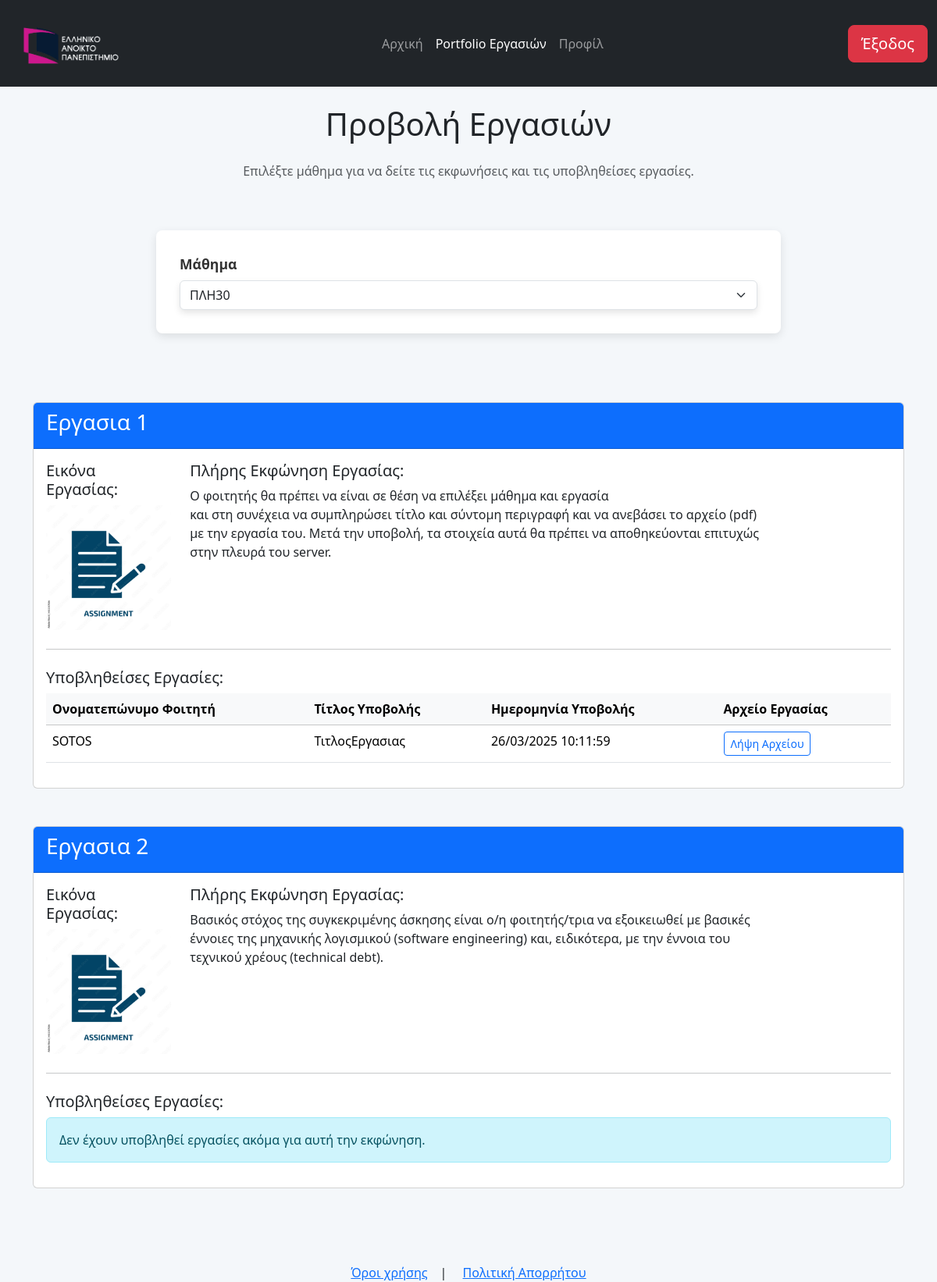
/view_ergasies.php?course_id=3 (signed in), run on the app's committed database.
### tables this page shows
CREATE TABLE `assignment_description` (
  `assignment_id` int(11) NOT NULL,
  `assignment_title` varchar(255) NOT NULL,
  `assignment_text` text NOT NULL,
  `assignment_image` varchar(255) DEFAULT NULL,
  `course_id` int(11) NOT NULL
);

CREATE TABLE `submitted_assignment` (
  `submission_id` int(11) NOT NULL,
  `submission_title` varchar(255) NOT NULL,
  `submission_description` text NOT NULL,
  `submission_file` varchar(255) DEFAULT NULL,
  `submission_timestamp` timestamp NOT NULL DEFAULT current_timestamp(),
  `user_id` int(11) NOT NULL,
  `assignment_id` int(11) NOT NULL
);

CREATE TABLE `user_profile` (
  `user_id` int(11) NOT NULL,
  `full_name` varchar(100) NOT NULL,
  `occupation` varchar(255) DEFAULT NULL,
  `linkedin` varchar(255) DEFAULT NULL,
  `facebook` varchar(255) DEFAULT NULL,
  `youtube` varchar(255) DEFAULT NULL,
  `instagram` varchar(255) DEFAULT NULL,
  `twitter` varchar(255) DEFAULT NULL
);

### view_ergasies.php (the view, shortened to what this page needs)
<!DOCTYPE html>
<html lang="el">
<head>
    <link href="https://cdn.jsdelivr.net/npm/bootstrap@5.3.2/dist/css/bootstrap.min.css" rel="stylesheet">
    <link rel="stylesheet" href="style.css">
</head>
<header class="navbar navbar-expand-lg navbar-dark bg-dark">
        <div class="container-fluid">
            <a class="navbar-brand" href="index.php">
                <img src="img/logo.png" alt="logo" class="logo">
            </a>
            <div class="collapse navbar-collapse" id="navbarSupportedContent">
                <ul class="navbar-nav mx-auto">
                    <li class="nav-item active">
                        <a class="nav-link" href="index.php">Αρχική</a>
                    </li>
                    <?php
                if (isset($_SESSION['role']) && $_SESSION['role'] == 'student') {
                    echo '<li class="nav-item">
                    <a class="nav-link active" href="portfolio.php">Portfolio Εργασιών</a>
                    </li>
                    <li class="nav-item">
                        <a class="nav-link" href="profile.php">Προφίλ</a>
                    </li>';
                } ?>
                </ul>
                <?php if (isset($_SESSION['user_id'])) {
                echo '<button type="button" class="btn btn-danger btn-lg"><a href="logout.php"
						class="nav-link">Έξοδος</a></button>';
            } else {
                echo '<button type="button" class="btn btn-primary btn-lg"><a href="login.html"
						class="nav-link">Είσοδος</a></button>';
            }
            ?>
            </div>
        </div>
    </header>
<body>
    <div class="container main-content my-4">
        <h1 class="text-center mb-4">Προβολή Εργασιών</h1>
        <p class="text-center text-muted mb-4">Επιλέξτε μάθημα για να δείτε τις εκφωνήσεις και τις υποβληθείσες
            εργασίες.</p>
        <div class="row justify-content-center mb-5">
            <div class="col-my-4">
                <form method="GET" action="">
                    <b><label for="course" class="form-label">Μάθημα</label></b>
                    <select class="form-select" id="course" name="course_id" onchange="this.form.submit()">
                        <?php
                        include('config.php');
                        $result = mysqli_query($conn, "SELECT course_id, course_title FROM courses");
                        while ($row = mysqli_fetch_assoc($result)) {
                            $selected = (isset($_GET['course_id']) && $_GET['course_id'] == $row['course_id']) ? 'selected' : '';
                            echo "<option value='" . $row['course_id'] . "' $selected>" . $row['course_title'] . "</option>";
                        }
                        ?>
                    </select>
                </form>
            </div>
        </div>
        <?php
        if (isset($_GET['course_id'])) {
            $course_id = $_GET['course_id'];
            $assignments_query = "SELECT * FROM assignment_description WHERE course_id = '$course_id' ORDER BY assignment_id ";
            $assignments_result = mysqli_query($conn, $assignments_query);
            if (mysqli_num_rows($assignments_result) > 0) {
                echo '<div class="assignments-list">';
                while ($assignment = mysqli_fetch_assoc($assignments_result)) {
                    $assignment_id = $assignment['assignment_id'];
                    $assignment_title = $assignment['assignment_title'];
                    $assignment_text = $assignment['assignment_text'];
                    $assignment_image = $assignment['assignment_image'];
                    echo '<div class="card mb-5">';
                    echo '<div class="card-header bg-primary text-white">';
                    echo '<h3>' . $assignment_title . '</h3>';
                    echo '</div>';
                    echo '<div class="card-body">';
                    echo '<div class="row">';
                    echo '<div class="col-md-2">';
                    echo '<h5 class="card-title">Εικόνα Εργασίας:</h5>';
                    echo '<img src="uploads/' . $assignment_image . '" class="img-fluid rounded" alt="Εικόνα εργασίας">';
                    echo '</div>';
                    echo '<div class="col-md-10">';
                    echo '<h5 class="card-title">Πλήρης Εκφώνηση Εργασίας:</h5>';
                    echo '<p class="card-text">' . nl2br($assignment_text) . '</p>';
                    echo '</div>';
                    echo '</div>';
                    echo '<hr class="mt-4">';
                    echo '<h5 class="card-title mt-4">Υποβληθείσες Εργασίες:</h5>';
                    $submissions_query = "SELECT *
                                         FROM submitted_assignment sa
                                         JOIN users u ON sa.user_id = u.user_id
                                         JOIN user_profile ON sa.user_id = user_profile.user_id
                                         WHERE sa.assignment_id = '$assignment_id'
                                         ORDER BY sa.submission_timestamp DESC";
                    $submissions_result = mysqli_query($conn, $submissions_query);
                    if (mysqli_num_rows($submissions_result) > 0) {
                        echo '<div class="table-responsive">';
                        echo '<table class="table table-hover">';
                        echo '<thead class="table-light">';
                        echo '<tr>';
                        echo '<th>Ονοματεπώνυμο Φοιτητή</th>';
                        echo '<th>Τίτλος Υποβολής</th>';
                        echo '<th>Ημερομηνία Υποβολής</th>';
                        echo '<th>Αρχείο Εργασίας</th>';
                        echo '</tr>';
                        echo '</thead>';
                        echo '<tbody>';
                        while ($submission = mysqli_fetch_assoc($submissions_result)) {
                            echo '<tr>';
                            echo '<td>' . $submission['full_name'] . '</td>';
                            echo '<td>' . $submission['submission_title'] . '</td>';
                            echo '<td>' . date('d/m/Y H:i:s', strtotime($submission['submission_timestamp'])) . '</td>';
                            echo '<td><a href="' . $submission['submission_file'] . '" class="btn btn-sm btn-outline-primary" download>Λήψη Αρχείου</a></td>';
                            echo '</tr>';
                        }
                        echo '</tbody>';
                        echo '</table>';
                        echo '</div>';
                    } else {
                        echo '<div class="alert alert-info">Δεν έχουν υποβληθεί εργασίες ακόμα για αυτή την εκφώνηση.</div>';
                    }
                    echo '</div>';
                    echo '</div>';
                }
                echo '</div>';
            } else {
                echo '<div class="alert alert-warning">Δεν βρέθηκαν εκφωνήσεις εργασιών για το επιλεγμένο μάθημα.</div>';
            }
        }
        ?>
    </div>
<br><br>
</body>
<footer class="footer">
    <div class="container text-center">
        <a href="pdf\terms.pdf" target="_blank">Όροι χρήσης</a>&emsp;|&emsp;
        <a href="pdf\privacy.pdf" target="_blank">Πολιτική Απορρήτου</a>
    </div>
</footer>
</html>

### style.css (style rules this page uses)
body { font-family: 'Segoe UI', Tahoma, Geneva, Verdana, sans-serif; background-color: #f4f7fa; margin: 0; padding: 0; }
.logo { height: 80px; margin-left: 5px; margin-top: 5px; }
form { background-color: #ffffff; border-radius: 8px; box-shadow: 0 4px 12px rgba(0, 0, 0, 0.1); padding: 30px; max-width: 800px; margin: 40px auto; }
form label { font-size: 1.1rem; font-weight: 600; color: #333; margin-bottom: 10px; display: inline-block; }
form input, form select, form button { width: 100%; padding: 12px 15px; font-size: 1rem; border-radius: 8px; border: 1px solid #ddd; background-color: #f9f9f9; transition: all 0.3s ease; box-shadow: 0 4px 8px rgba(0, 0, 0, 0.1); }

### data on the page
assignment_description: assignment_title "Εργασια 1", assignment_image (picture), assignment_text "Ο φοιτητής θα πρέπει να είναι σε θέση να επιλέξει μάθημα και εργασία και στη συνέχεια να συμπληρώσει τίτλο και σύντομη περιγραφή και να ανεβάσει το αρχείο (pdf) με την εργασία του. Μετά την υποβολή, τα στοιχεία αυτά θα πρέπει να αποθηκεύονται επιτυχώς στην πλευρά του server."
submitted_assignment: user_profile.full_name "SOTOS", submission_title "ΤιτλοςΕργασιας", submission_timestamp "26/03/2025 10:11:59"
assignment_description: assignment_title "Εργασια 2", assignment_image (picture), assignment_text "Βασικός στόχος της συγκεκριμένης άσκησης είναι ο/η φοιτητής/τρια να εξοικειωθεί με βασικές έννοιες της μηχανικής λογισμικού (software engineering) και, ειδικότερα, με την έννοια του τεχνικού χρέους (technical debt).", shows "Δεν έχουν υποβληθεί εργασίες ακόμα για αυτή την εκφώνηση."

### other printed values
form field course_id "ΠΛΗ30"
